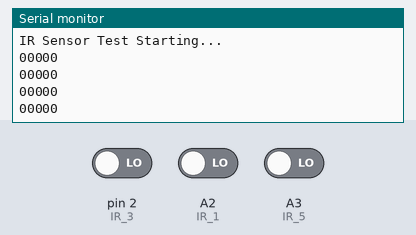
This sketch was run on a simulated Arduino Uno, built with avr-gcc and run on an emulated ATmega328P. Parts: the last lines printed to the serial monitor. The test bench sets the inputs (shaded band); at power-on: pin 2 (IR_3) LOW, A2 (IR_1) LOW, A3 (IR_5) LOW.

Above: at 1.8 s.
1.9 s: pin 2 (IR_3) driven HIGH
At 2.4 s:
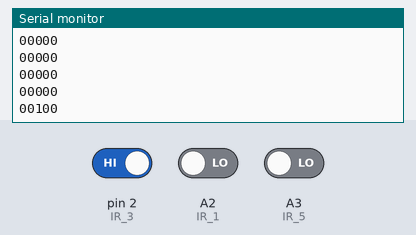
3.4 s: A2 (IR_1) driven HIGH
At 3.9 s:
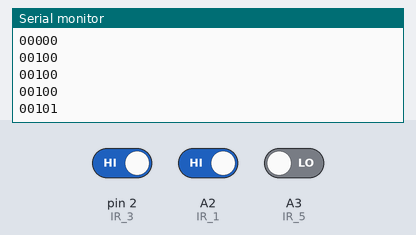
4.9 s: A3 (IR_5) driven HIGH
At 5.4 s:
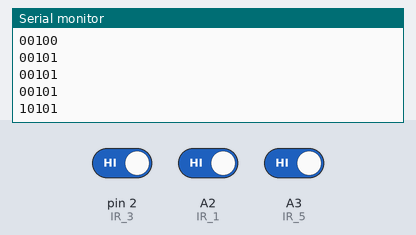
6.4 s: pin 2 (IR_3) driven LOW
At 6.9 s:
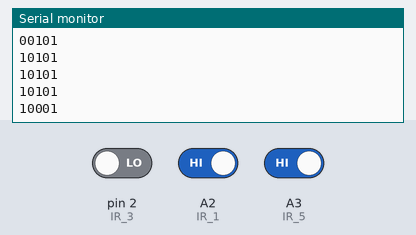
7.9 s: A2 (IR_1) driven LOW
At 8.4 s:
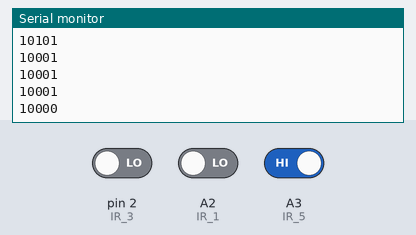
Timing chart, 0 to 10.4 s (numbered marks = the images above; inputs shaded):
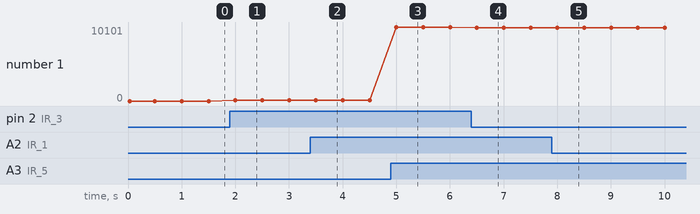

The sketch:

Lesson_07_Starter_Code.ino
```cpp
// Lesson 7: IR Sensor Fundamentals and Reading
// Starter Code for Lab Exercises

// IR sensor pin definitions
const int IR_1 = A2;             // IR 1 sensor input
const int IR_2 = 0;              // IR 2 sensor input
const int IR_3 = 2;              // IR 3 sensor input
const int IR_4 = 1;              // IR 4 sensor input
const int IR_5 = A3;             // IR 5 sensor input

void setup() {
  Serial.begin(9600);
  Serial.println("IR Sensor Test Starting...");

  // Set IR sensor pins as inputs
  pinMode(IR_1, INPUT);
  pinMode(IR_2, INPUT);
  pinMode(IR_3, INPUT);
  pinMode(IR_4, INPUT);
  pinMode(IR_5, INPUT);
}

void loop() {
  // Read and print IR sensors as a 5-bit pattern (IR5 IR4 IR3 IR2 IR1)
  // Open Serial Monitor (9600 baud) to see sensor values
  if (digitalRead(IR_5) == HIGH) {
    Serial.print("1");
  } else {
    Serial.print("0");
  }

  if (digitalRead(IR_4) == HIGH) {
    Serial.print("1");
  } else {
    Serial.print("0");
  }

  if (digitalRead(IR_3) == HIGH) {
    Serial.print("1");
  } else {
    Serial.print("0");
  }

  if (digitalRead(IR_2) == HIGH) {
    Serial.print("1");
  } else {
    Serial.print("0");
  }

  if (digitalRead(IR_1) == HIGH) {
    Serial.println("1");
  } else {
    Serial.println("0");
  }

  delay(500);
}
```

Measured:
- after the input at 1.9 s, the serial monitor: prints a new line after 0.10 s (image 1)
- after the input at 3.4 s, the serial monitor: prints a new line after 0.10 s (image 2)
- after the input at 4.9 s, the serial monitor: prints a new line after 0.10 s (image 3)
- after the input at 6.4 s, the serial monitor: prints a new line after 0.10 s (image 4)
- after the input at 7.9 s, the serial monitor: prints a new line after 0.10 s (image 5)
- plotted number 1: 0 → 100 after the input at 1.9 s, 100 → 101 after the input at 3.4 s, 101 → 10101 after the input at 4.9 s, 10101 → 10001 after the input at 6.4 s, 10001 → 10000 after the input at 7.9 s
